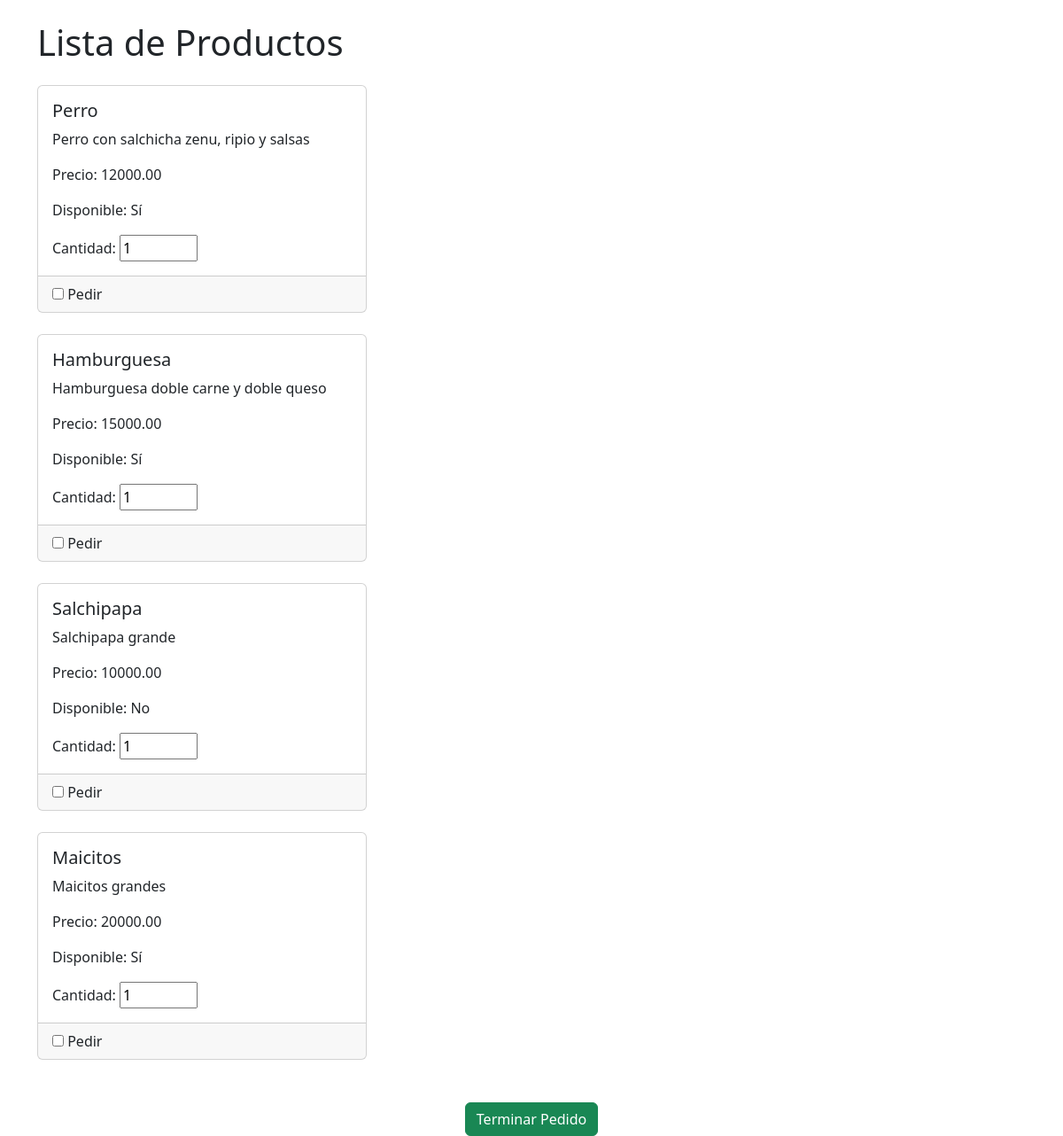
The app's page /verMesas/tomarPedido, older data.
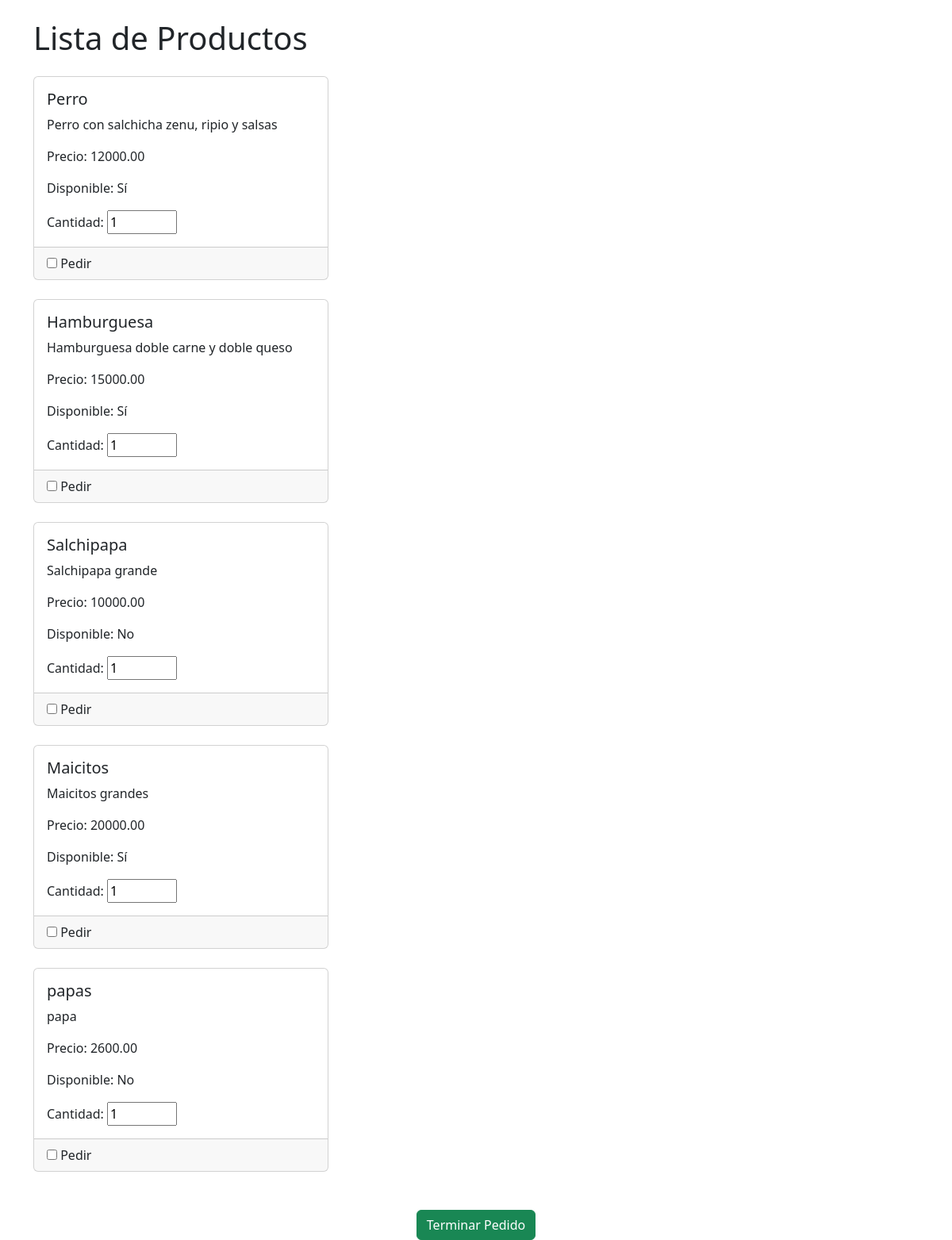
The same page, newer data.
### myapp/models.py (models this page shows)
class Producto(models.Model):
    idProducto = models.AutoField(primary_key=True)
    descripcion = models.CharField(max_length=100)
    disponible = models.BooleanField(default=True)
    precio = models.DecimalField(max_digits=10, decimal_places=2)
    nombre = models.CharField(max_length=50,default="")

### myapp/views.py (the view, shortened to what this page needs)
# urls.py: path('verMesas/tomarPedido', views.tomarPedido, name='tomarPedido'),
def tomarPedido(request):
    if request.method == "GET":
        productos = Producto.objects.all()
        return render(request, 'tomarPedido.html', {'Productos': productos})

### myapp/templates/tomarPedido.html (shortened to what this page needs)
<!DOCTYPE html>
<html lang="es">
<head>
    <link href="https://cdn.jsdelivr.net/npm/bootstrap@5.3.0-alpha1/dist/css/bootstrap.min.css" rel="stylesheet">
</head>
<body>
    <div class="container">
        <h1 class="my-4">Lista de Productos</h1>
        <div class="row">
            <form method="post" action="">
            {% for producto in Productos %}
                <div class="col-md-4 mb-4">
                    <div class="card">
                        <div class="card-body">
                            <h5 class="card-title">{{ producto.nombre }}</h5>
                            <p class="card-text">{{ producto.descripcion }}</p>
                            <p class="card-text">Precio: {{ producto.precio }}</p>
                            <p class="card-text">Disponible: {% if producto.disponible %} Sí {% else %} No {% endif %}</p>
                            <label for="cantidad{{ producto.id }}">Cantidad:</label>
                            <input type="number" id="cantidad" name="cantidad" value="1" min="1" max="10">
                        </div>
                        <div class="card-footer">
                            <input type="checkbox" id="producto" name="producto" value="">
                            <label for="producto">Pedir</label>
                        </div>
                    </div>
                </div>
            {% endfor %}
        </div>
        <div class="text-center mt-4">
                <button type="submit" class="btn btn-success">Terminar Pedido</button>
        </div>
    </div>
</body>
</html>

Row changes from the older to the newer data that the page shows:
added Producto: nombre "papas", descripcion "papa", precio "2600.00", disponible "No"
